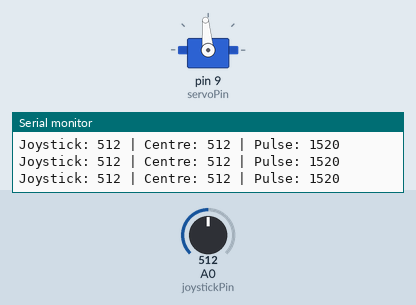
Simulated run of this sketch. Board: Arduino Uno, built with avr-gcc and run on an emulated ATmega328P. Parts: servo, the last lines printed to the serial monitor. Inputs (shaded band) come from the test bench; at power-on: A0 (joystickPin) = 512.

Above: at 1.7 s.
1.8 s: A0 (joystickPin) set to 992
At 2.6 s:
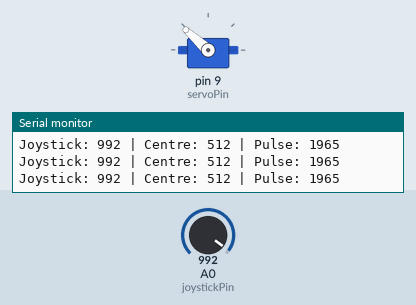
3.3 s: A0 (joystickPin) set to 1007
At 4.1 s:
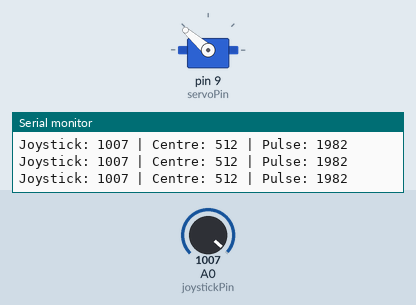
6.3 s: A0 (joystickPin) set to 716
At 7.0 s:
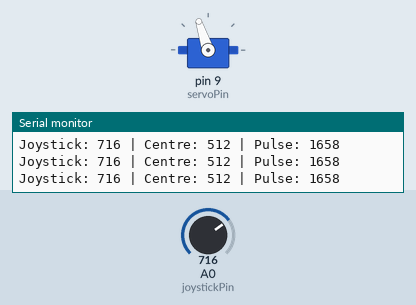
7.8 s: A0 (joystickPin) set to 1010
At 8.5 s:
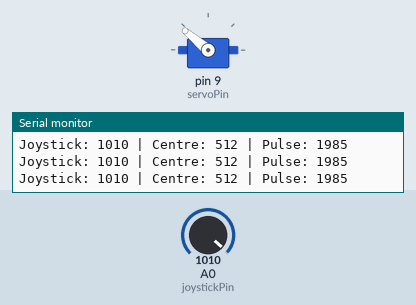
9.3 s: A0 (joystickPin) set to 122
At 10.0 s:
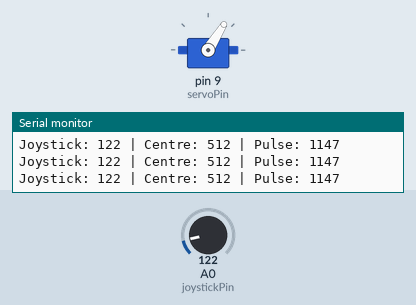
10.8 s: A0 (joystickPin) set to 511
At 11.5 s:
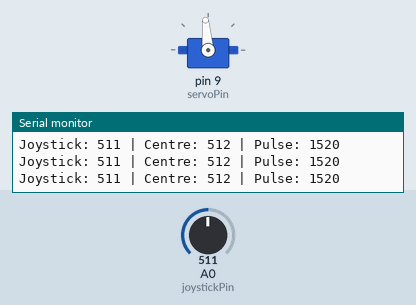
Timing chart, 0 to 13.8 s (numbered marks = the images above; inputs shaded):
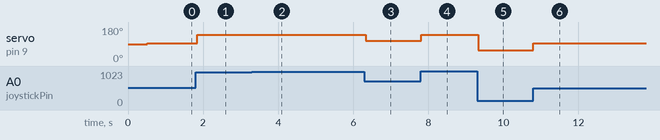

Measured:
- after the input at 1.8 s, servo on pin 9 (servoPin): 95° → 138° at once
- after the input at 3.3 s, servo on pin 9 (servoPin): 138° → 139° at once
- after the input at 6.3 s, servo on pin 9 (servoPin): 139° → 108° at once
- after the input at 7.8 s, servo on pin 9 (servoPin): 108° → 140° at once
- after the input at 9.3 s, servo on pin 9 (servoPin): 140° → 58° at once
- after the input at 10.8 s, servo on pin 9 (servoPin): 58° → 95° at once

The sketch:

Servomotor_Joystick.ino
```cpp
#include <Servo.h>

Servo myServo;

// Pins
const int servoPin = 9;
const int joystickPin = A0;

// Continuous servo calibration
int servoStop = 1520;   // Adjust this if the servo still moves at rest
const int servoMin = 1000;
const int servoMax = 2000;

// Joystick calibration
int joystickCenter = 512;
const int deadband = 80;   // Increase this if needed

void setup() {
  Serial.begin(9600);

  myServo.attach(servoPin);

  // Calibrate joystick centre at startup
  // Keep the joystick untouched when powering/resetting Arduino
  long sum = 0;
  const int samples = 100;

  for (int i = 0; i < samples; i++) {
    sum += analogRead(joystickPin);
    delay(5);
  }

  joystickCenter = sum / samples;

  Serial.print("Joystick centre calibrated at: ");
  Serial.println(joystickCenter);

  // Stop servo at startup
  myServo.writeMicroseconds(servoStop);
}

void loop() {
  int joystickValue = analogRead(joystickPin);

  int pulseWidth;

  int difference = joystickValue - joystickCenter;

  if (abs(difference) < deadband) {
    pulseWidth = servoStop;
  } else {
    if (difference > 0) {
      pulseWidth = map(difference, deadband, 1023 - joystickCenter, servoStop, servoMax);
    } else {
      pulseWidth = map(difference, -deadband, -joystickCenter, servoStop, servoMin);
    }
  }

  myServo.writeMicroseconds(pulseWidth);

  Serial.print("Joystick: ");
  Serial.print(joystickValue);
  Serial.print(" | Centre: ");
  Serial.print(joystickCenter);
  Serial.print(" | Pulse: ");
  Serial.println(pulseWidth);

  delay(20);
}
```
